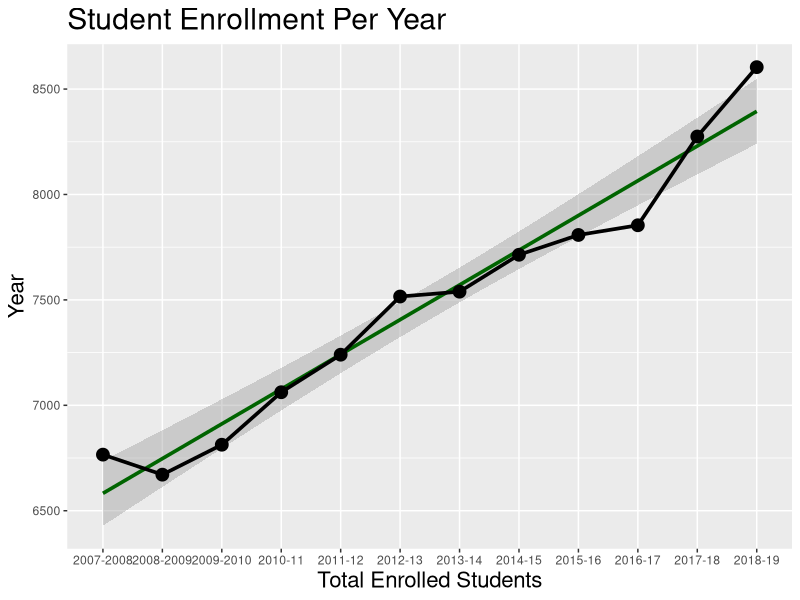

Generate this figure with R:
## ---- chunk 1
library(tidyverse)
library(readr)
library(dplyr)
library(Hmisc)
library(ggplot2)
setwd('C:/Users/danie/_Source/Stockton-DSSA/DSSA-5103_Data_Visualization/Week3')
## ---- chunk 2
enrollment_data <- read_csv("enrollment.csv")
## ---- chunk 3
glimpse(enrollment_data)
## ---- chunk 4
ggplot(enrollment_data, aes(x=year, y=total, group=1)) +
  geom_smooth(method='lm', color="darkgreen", size=1.25) +
  geom_line(size=1.25) +
  geom_point(size=4) + 
  
  labs(x = "Total Enrolled Students", y = "Year", title = "Student Enrollment Per Year") +
  theme(axis.title.y=element_text(size=16), axis.title.x=element_text(size=16), title = element_text(size=18))
## ---- chunk 5
fit = lm(total ~ year, data=enrollment_data)
summary(fit)
